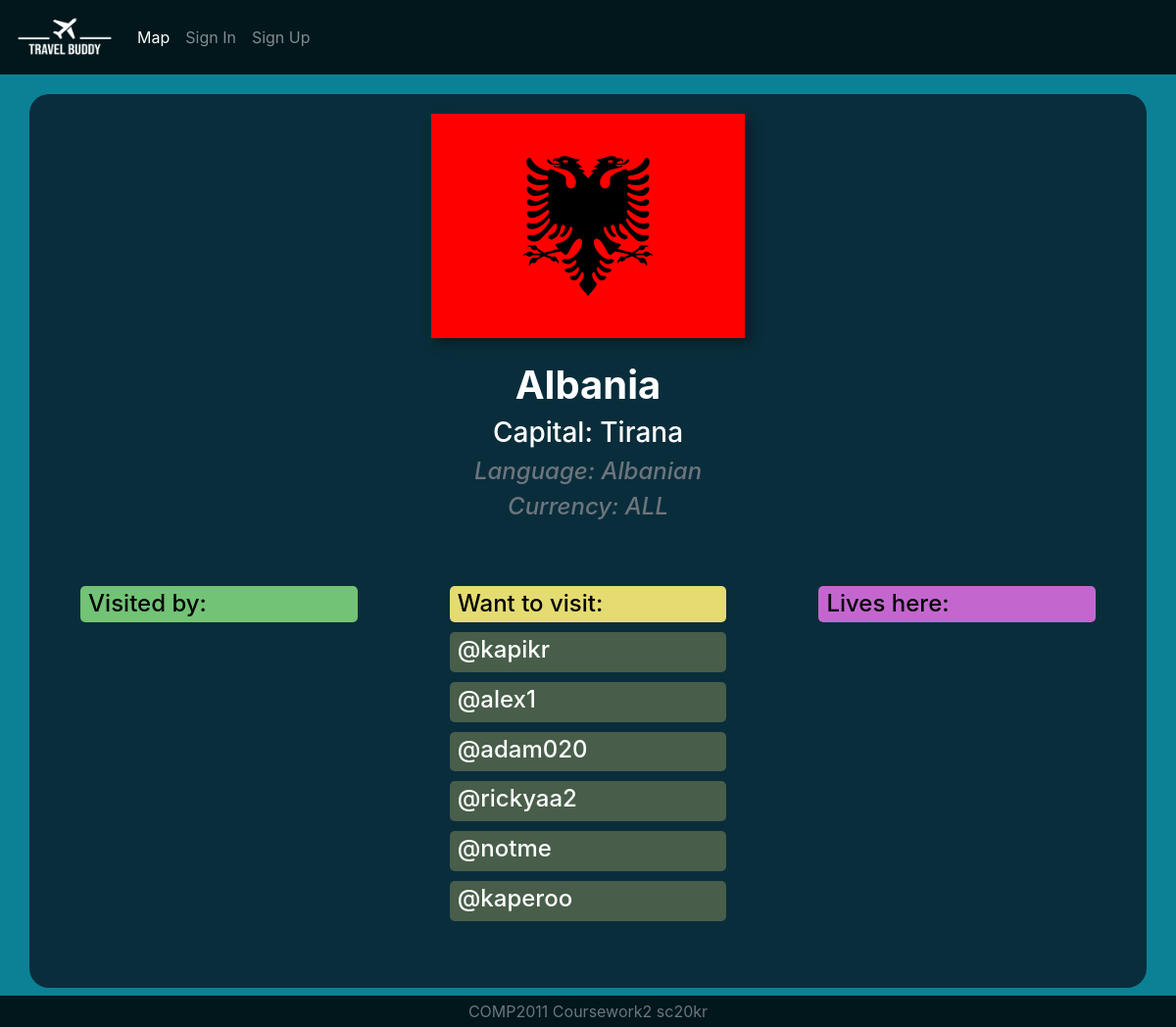
/country/Albania, run on the app's committed database.
### app/models.py (models this page shows)
class Country(db.Model):
    id = db.Column(db.Integer, primary_key=True)
    name = db.Column(db.String(50), unique=True, nullable=False)
    capital = db.Column(db.String(20), nullable=False)
    lat = db.Column(db.String(120))
    lang = db.Column(db.String(120))
    language = db.Column(db.String(120), nullable=False)
    currency = db.Column(db.String(20), nullable=False)
    citizens = db.relationship('User', backref='livesin', lazy='dynamic')

class User(db.Model, UserMixin):
    id = db.Column(db.Integer, primary_key=True)
    name = db.Column(db.String(64),nullable=False)
    username = db.Column(db.String(20), unique=True, nullable=False)
    password = db.Column(db.String(60), nullable=False)
    email = db.Column(db.String(120), unique=True, nullable=False)
    isAdmin = db.Column(db.Boolean, default=False)
    profilePicture = db.Column(db.String(20), nullable=False, default='default.jpg')
    country = db.Column(db.Integer, db.ForeignKey('country.id'))
    visitedCountries = db.relationship('Country', secondary = visitors, backref=db.backref('visitors'), lazy='dynamic')
    bucketList = db.relationship('Country', secondary = futureVisitors, backref=db.backref('futureVisitors'), lazy='dynamic')

### app/views.py (the view)
@app.route('/country/<country>', methods=['GET', 'POST'])
def country(country):
    c = Country.query.filter_by(name=country).first()
    imageFile = url_for('static', filename='flags/' + c.name + '.png')
    return render_template('country.html',
                            title=c.name,
                            c=c,
                            imageFile=imageFile)

### app/templates/country.html (shortened to what this page needs)
{% extends "base.html" %}
{% block content %}
<!doctype html>
<html lang="en">
    <head>
    </head>
    <body>
<div class="container ctry">
    <div class="row justify-content-center">
        <img src="{{imageFile}}" alt="{{c.name}} flag" class="img-fluid mb-4 flaga"></img>
    </div>
    <div class="row justify-content-center">
        <h1 id="countryName"><b>{{c.name}}</b></h1>
    </div>
    <div class="row justify-content-center">
        <h3>Capital: {{c.capital}}</h3>
    </div>
    <div class="row justify-content-center">
        <h4 class="text-secondary"><em>Language: {{c.language}}</em></h4>
    </div>
    <div class="row justify-content-center mb-5">
        <h4 class="text-secondary"><em>Currency: {{c.currency}}</em></h4>
    </div>
    <div class="row justify-content-center">
        <div class="col-md-3 col-sm-12 mb-5 cols" id="vs">
            <div class="row visp d-flex flex-row align-items-center pt-1 pb-1">
                <h4 class="mb-0 pl-2">Visited by:</h4>
            </div>
        </div>
        <div class="col-md-3 col-sm-12 offset-md-1 mb-5 cols" id="bs">
            <div class="row d-flex flex-row align-items-center pt-1 pb-1 fvisp">
                <h4 class="mb-0 pl-2"> Want to visit:</h4>
            </div>
            {% for fv in c.futureVisitors %}
            <div class="row fvis pl-2 pt-1 ryellow user" id="{{fv.username}}">
                <h4>@{{fv.username}}</h4>
            </div>
            {% endfor %}
        </div>
        <div class="col-md-3 col-sm-12 offset-md-1 mb-5 cols" id="ls">
            <div class="row livp d-flex flex-row align-items-center pt-1 pb-1">
                <h4 class="mb-0 pl-2">Lives here:</h4>
            </div>
        </div>
    </div>
</div>
    </body>
</html>
{% endblock %}

### app/templates/base.html (shortened to what this page needs)
<!DOCTYPE html>
<html>
<head>
    <link rel="stylesheet" href="https://stackpath.bootstrapcdn.com/bootstrap/4.2.1/css/bootstrap.min.css"
>
    <link rel="stylesheet" href="../static/style.css">
    <link rel="stylesheet" type="text/css" href="//cdnjs.cloudflare.com/ajax/libs/cookieconsent2/3.1.0/cookieconsent.min.css" />
</head>
<body>
    <nav class="navbar navbar-expand-lg navbar-dark">
        <a class="navbar-brand" href="/"><img src="../static/logo.png" width="100" height="50" alt="Uni Check List logo"></a>
        <div class="collapse navbar-collapse" id="navbarNavAltMarkup">
            <div class="navbar-nav">
                <a class="nav-item nav-link active" href="/">Map<span class="sr-only">(current)</span></a>
                {% if current_user.is_authenticated %}
                    <a class="nav-item nav-link" href="{{url_for('account')}}">Account</a>
                    <a class="nav-item nav-link" href="{{url_for('logout')}}">Logout</a>
                {% else %}
                    <a class="nav-item nav-link" href="{{url_for('login')}}">Sign In</a>
                    <a class="nav-item nav-link" href="{{url_for('register')}}">Sign Up</a>
                {% endif %}
            </div>
        </div>
    </nav>
    <div>
        {% block content %}{% endblock %}
    </div>
    <footer class="mt-auto py-1 fixed-bottom text-center">
        <div class="container">
          <span class="text-muted">COMP2011 Coursework2 sc20kr</span>
        </div>
    </footer>
</body>
</html>

### app/static/style.css (style rules this page uses)
body { background-color: #0c8195; height: 100vh; }
nav, footer { background-color: #01171b; }
.accinfo, .ctry { background-color: #0a2d3b; color: white; padding: 20px; margin-bottom: 40px; border-radius: 20px; margin-top: 20px; }
.flaga { box-shadow: 5px 5px 10px #061e27; }
.visp { margin-top: 10px; color: black; font-weight: bold; border-radius: 5px; background-color: #72c376; }
.fvisp { margin-top: 10px; color: black; font-weight: bold; border-radius: 5px; background-color: #e4dc71; }
.fvis { margin-top: 10px; border-radius: 5px; background-color: #e4dc7148; }
.livp { margin-top: 10px; color: black; font-weight: bold; border-radius: 5px; background-color: #c367cf; }
.rgreen, .ryellow, .rpurple { cursor: pointer; }
.cols { max-height: 400px; overflow: auto; }

### data on the page
Country: name (picture), name "Albania", capital "Tirana", language "Albanian", currency "ALL"
User: username "kapikr"
User: username "alex1"
User: username "adam020"
User: username "rickyaa2"
User: username "notme"
User: username "kaperoo"
